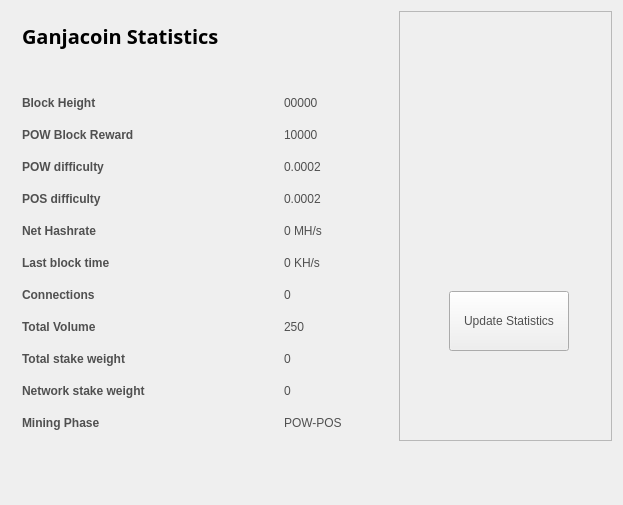
<?xml version="1.0" encoding="UTF-8"?>
<ui version="4.0">
 <class>StatisticsPage</class>
 <widget class="QWidget" name="StatisticsPage">
  <property name="windowModality">
   <enum>Qt::NonModal</enum>
  </property>
  <property name="geometry">
   <rect>
    <x>0</x>
    <y>0</y>
    <width>623</width>
    <height>505</height>
   </rect>
  </property>
  <property name="windowTitle">
   <string>Digging</string>
  </property>
  <property name="styleSheet">
   <string notr="true">color:#505050;
font-family:'Open Sans,sans-serif';</string>
  </property>
  <layout class="QGridLayout" name="gridLayout">
   <property name="sizeConstraint">
    <enum>QLayout::SetMaximumSize</enum>
   </property>
   <item row="0" column="1">
    <widget class="QFrame" name="frame">
     <property name="minimumSize">
      <size>
       <width>213</width>
       <height>0</height>
      </size>
     </property>
     <property name="frameShape">
      <enum>QFrame::StyledPanel</enum>
     </property>
     <property name="frameShadow">
      <enum>QFrame::Raised</enum>
     </property>
     <widget class="QPushButton" name="startButton">
      <property name="geometry">
       <rect>
        <x>50</x>
        <y>280</y>
        <width>120</width>
        <height>60</height>
       </rect>
      </property>
      <property name="sizePolicy">
       <sizepolicy hsizetype="Fixed" vsizetype="Fixed">
        <horstretch>0</horstretch>
        <verstretch>0</verstretch>
       </sizepolicy>
      </property>
      <property name="minimumSize">
       <size>
        <width>120</width>
        <height>60</height>
       </size>
      </property>
      <property name="autoFillBackground">
       <bool>false</bool>
      </property>
      <property name="styleSheet">
       <string notr="true"/>
      </property>
      <property name="text">
       <string>Update Statistics</string>
      </property>
     </widget>
     <widget class="QLabel" name="label">
      <property name="geometry">
       <rect>
        <x>10</x>
        <y>10</y>
        <width>191</width>
        <height>191</height>
       </rect>
      </property>
      <property name="text">
       <string/>
      </property>
      <property name="pixmap">
       <pixmap resource="../bitcoin.qrc">:/icons/coinbg</pixmap>
      </property>
      <property name="scaledContents">
       <bool>true</bool>
      </property>
     </widget>
    </widget>
   </item>
   <item row="0" column="0">
    <widget class="QFrame" name="gridFrame_2">
     <layout class="QGridLayout" name="gridLayout_4">
      <item row="3" column="0">
       <layout class="QFormLayout" name="formLayout_2">
        <property name="fieldGrowthPolicy">
         <enum>QFormLayout::FieldsStayAtSizeHint</enum>
        </property>
        <property name="horizontalSpacing">
         <number>139</number>
        </property>
        <property name="verticalSpacing">
         <number>18</number>
        </property>
        <property name="rightMargin">
         <number>0</number>
        </property>
        <item row="1" column="0">
         <widget class="QLabel" name="label_14">
          <property name="text">
           <string>&lt;html&gt;&lt;head/&gt;&lt;body&gt;&lt;p&gt;&lt;span style=&quot; font-weight:600;&quot;&gt;Block Height&lt;/span&gt;&lt;/p&gt;&lt;/body&gt;&lt;/html&gt;</string>
          </property>
         </widget>
        </item>
        <item row="1" column="1">
         <widget class="QLabel" name="heightBox">
          <property name="text">
           <string>00000</string>
          </property>
         </widget>
        </item>
        <item row="2" column="0">
         <widget class="QLabel" name="label_12">
          <property name="text">
           <string>&lt;html&gt;&lt;head/&gt;&lt;body&gt;&lt;p&gt;&lt;span style=&quot; font-weight:600;&quot;&gt;POW Block Reward&lt;/span&gt;&lt;/p&gt;&lt;/body&gt;&lt;/html&gt;</string>
          </property>
         </widget>
        </item>
        <item row="2" column="1">
         <widget class="QLabel" name="rewardBox">
          <property name="text">
           <string>10000</string>
          </property>
         </widget>
        </item>
        <item row="3" column="0">
         <widget class="QLabel" name="label_13">
          <property name="text">
           <string>&lt;html&gt;&lt;head/&gt;&lt;body&gt;&lt;p&gt;&lt;span style=&quot; font-weight:600;&quot;&gt;POW difficulty&lt;/span&gt;&lt;/p&gt;&lt;/body&gt;&lt;/html&gt;</string>
          </property>
         </widget>
        </item>
        <item row="3" column="1">
         <widget class="QLabel" name="diffBox">
          <property name="text">
           <string>0.0002</string>
          </property>
         </widget>
        </item>
        <item row="4" column="0">
         <widget class="QLabel" name="label_9">
          <property name="text">
           <string>&lt;html&gt;&lt;head/&gt;&lt;body&gt;&lt;p&gt;&lt;span style=&quot; font-weight:600;&quot;&gt;POS difficulty&lt;/span&gt;&lt;/p&gt;&lt;/body&gt;&lt;/html&gt;</string>
          </property>
         </widget>
        </item>
        <item row="4" column="1">
         <widget class="QLabel" name="diffBox2">
          <property name="text">
           <string>0.0002</string>
          </property>
         </widget>
        </item>
        <item row="5" column="1">
         <widget class="QLabel" name="pawrateBox">
          <property name="text">
           <string>0 MH/s</string>
          </property>
         </widget>
        </item>
        <item row="6" column="0">
         <widget class="QLabel" name="label3_2">
          <property name="sizePolicy">
           <sizepolicy hsizetype="Preferred" vsizetype="Maximum">
            <horstretch>0</horstretch>
            <verstretch>0</verstretch>
           </sizepolicy>
          </property>
          <property name="text">
           <string>&lt;html&gt;&lt;head/&gt;&lt;body&gt;&lt;p&gt;&lt;span style=&quot; font-weight:600;&quot;&gt;Last block time&lt;/span&gt;&lt;/p&gt;&lt;/body&gt;&lt;/html&gt;</string>
          </property>
         </widget>
        </item>
        <item row="6" column="1">
         <widget class="QLabel" name="localBox">
          <property name="text">
           <string>0 KH/s</string>
          </property>
         </widget>
        </item>
        <item row="7" column="0">
         <widget class="QLabel" name="label1_2">
          <property name="text">
           <string>&lt;html&gt;&lt;head/&gt;&lt;body&gt;&lt;p&gt;&lt;span style=&quot; font-weight:600;&quot;&gt;Connections&lt;/span&gt;&lt;/p&gt;&lt;/body&gt;&lt;/html&gt;</string>
          </property>
         </widget>
        </item>
        <item row="7" column="1">
         <widget class="QLabel" name="connectionBox">
          <property name="text">
           <string>0</string>
          </property>
         </widget>
        </item>
        <item row="8" column="0">
         <widget class="QLabel" name="label_8">
          <property name="text">
           <string>&lt;html&gt;&lt;head/&gt;&lt;body&gt;&lt;p&gt;&lt;span style=&quot; font-weight:600;&quot;&gt;Total Volume&lt;/span&gt;&lt;/p&gt;&lt;/body&gt;&lt;/html&gt;</string>
          </property>
         </widget>
        </item>
        <item row="8" column="1">
         <widget class="QLabel" name="volumeBox">
          <property name="text">
           <string>250</string>
          </property>
         </widget>
        </item>
        <item row="9" column="0">
         <widget class="QLabel" name="label_10">
          <property name="text">
           <string>&lt;html&gt;&lt;head/&gt;&lt;body&gt;&lt;p&gt;&lt;span style=&quot; font-weight:600;&quot;&gt;Total stake weight&lt;/span&gt;&lt;/p&gt;&lt;/body&gt;&lt;/html&gt;</string>
          </property>
         </widget>
        </item>
        <item row="9" column="1">
         <widget class="QLabel" name="minBox">
          <property name="text">
           <string>0</string>
          </property>
         </widget>
        </item>
        <item row="10" column="0">
         <widget class="QLabel" name="label_11">
          <property name="text">
           <string>&lt;html&gt;&lt;head/&gt;&lt;body&gt;&lt;p&gt;&lt;span style=&quot; font-weight:600;&quot;&gt;Network stake weight&lt;/span&gt;&lt;/p&gt;&lt;/body&gt;&lt;/html&gt;</string>
          </property>
         </widget>
        </item>
        <item row="10" column="1">
         <widget class="QLabel" name="maxBox">
          <property name="text">
           <string>0</string>
          </property>
         </widget>
        </item>
        <item row="11" column="0">
         <widget class="QLabel" name="label_15">
          <property name="text">
           <string>&lt;html&gt;&lt;head/&gt;&lt;body&gt;&lt;p&gt;&lt;span style=&quot; font-weight:600;&quot;&gt;Mining Phase&lt;/span&gt;&lt;/p&gt;&lt;/body&gt;&lt;/html&gt;</string>
          </property>
         </widget>
        </item>
        <item row="11" column="1">
         <widget class="QLabel" name="cBox">
          <property name="text">
           <string>POW-POS</string>
          </property>
         </widget>
        </item>
        <item row="5" column="0">
         <widget class="QLabel" name="label_16">
          <property name="text">
           <string>&lt;html&gt;&lt;head/&gt;&lt;body&gt;&lt;p&gt;&lt;span style=&quot; font-weight:600;&quot;&gt;Net Hashrate&lt;/span&gt;&lt;/p&gt;&lt;/body&gt;&lt;/html&gt;</string>
          </property>
         </widget>
        </item>
       </layout>
      </item>
      <item row="1" column="0">
       <layout class="QHBoxLayout" name="horizontalLayout_4">
        <property name="spacing">
         <number>7</number>
        </property>
        <item>
         <widget class="QLabel" name="label_5">
          <property name="font">
           <font>
            <family>Open Sans,sans-serif</family>
           </font>
          </property>
          <property name="text">
           <string>&lt;html&gt;&lt;head/&gt;&lt;body&gt;&lt;p&gt;&lt;span style=&quot; font-size:20px; font-weight:600; color:#000000;&quot;&gt;Ganjacoin Statistics&lt;/span&gt;&lt;/p&gt;&lt;/body&gt;&lt;/html&gt;</string>
          </property>
         </widget>
        </item>
        <item>
         <spacer name="horizontalSpacer_2">
          <property name="orientation">
           <enum>Qt::Horizontal</enum>
          </property>
          <property name="sizeHint" stdset="0">
           <size>
            <width>40</width>
            <height>20</height>
           </size>
          </property>
         </spacer>
        </item>
       </layout>
      </item>
      <item row="2" column="0">
       <spacer name="verticalSpacer_2">
        <property name="orientation">
         <enum>Qt::Vertical</enum>
        </property>
        <property name="sizeHint" stdset="0">
         <size>
          <width>20</width>
          <height>40</height>
         </size>
        </property>
       </spacer>
      </item>
     </layout>
    </widget>
   </item>
   <item row="1" column="0">
    <spacer name="verticalSpacer">
     <property name="orientation">
      <enum>Qt::Vertical</enum>
     </property>
     <property name="sizeHint" stdset="0">
      <size>
       <width>20</width>
       <height>40</height>
      </size>
     </property>
    </spacer>
   </item>
  </layout>
 </widget>
 <layoutdefault spacing="6" margin="11"/>
 <resources/>
 <connections/>
</ui>
